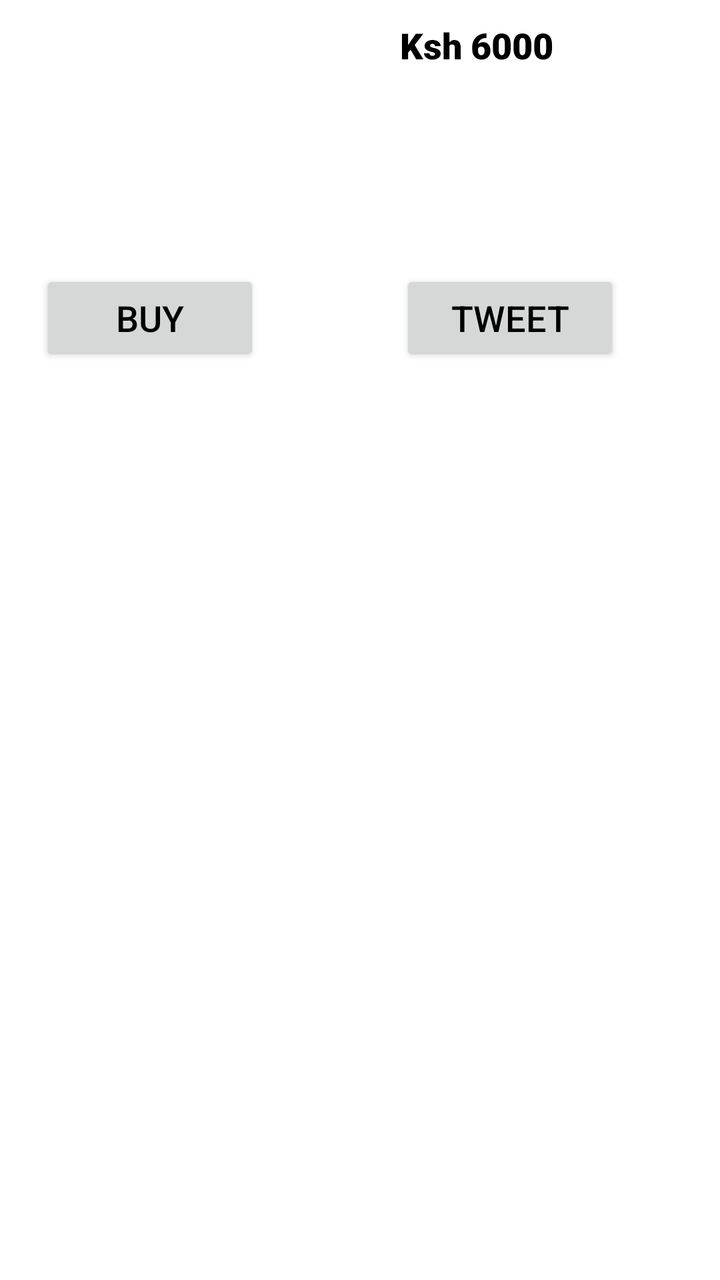
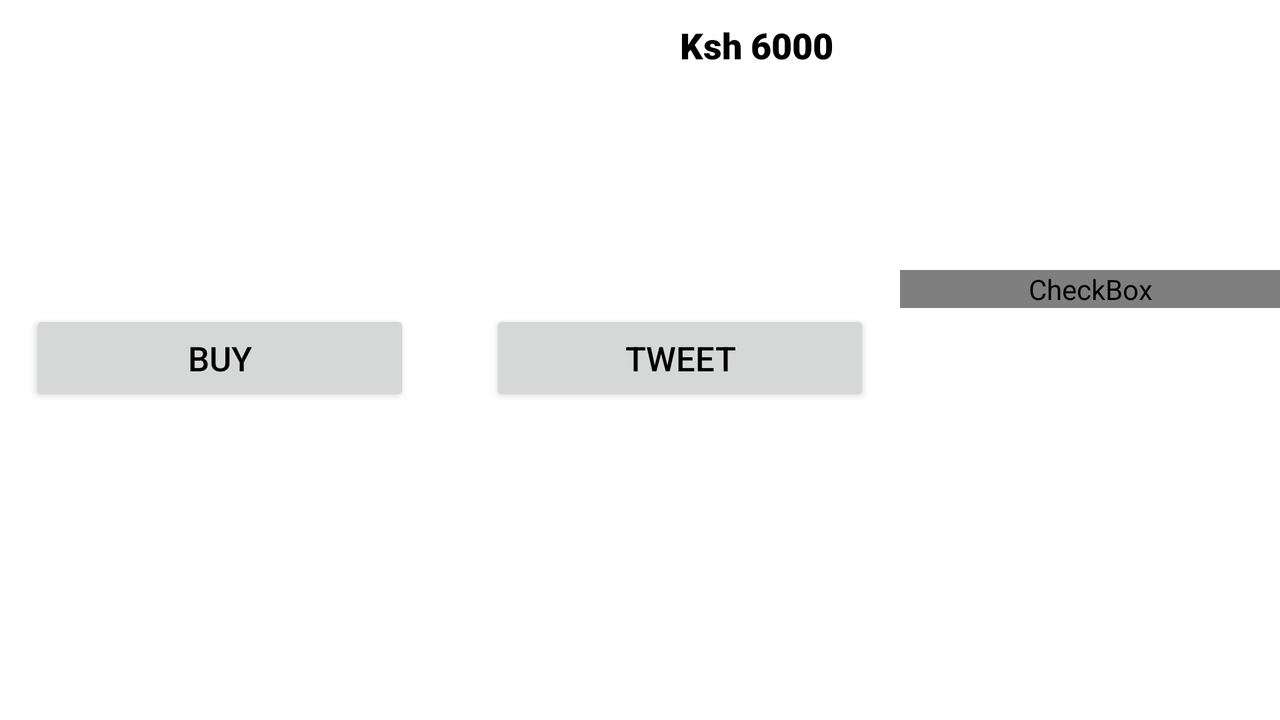

One screen, two layout resources from the same app: the default and the author's alternative for another configuration. Each is rendered where Android would select it; the XML of both is given below.
<!-- AndroidManifest.xml: application theme Theme.MartketPlace -->
<!-- res/layout/my_rows.xml -->
<?xml version="1.0" encoding="utf-8"?>
<androidx.constraintlayout.widget.ConstraintLayout xmlns:android="http://schemas.android.com/apk/res/android"
    xmlns:app="http://schemas.android.com/apk/res-auto"
    xmlns:tools="http://schemas.android.com/tools"
    android:layout_width="match_parent"
    android:layout_height="wrap_content"
    tools:context=".MainActivity2">

    <LinearLayout
        android:layout_width="match_parent"
        android:layout_height="wrap_content"
        android:orientation="horizontal"
        android:weightSum="2"
        app:layout_constraintStart_toStartOf="parent"
        app:layout_constraintTop_toTopOf="parent">


        <ImageView
            android:id="@+id/images"
            android:layout_width="0dp"
            android:layout_height="wrap_content"
            android:layout_marginTop="-130dp"
            android:layout_weight="1"
            android:contentDescription="@string/app_name"
            android:padding="20dp"
            android:src="@drawable/fashion" />

        <TextView
            android:id="@+id/Text1"
            android:layout_width="0dp"
            android:layout_height="wrap_content"
            android:layout_marginTop="-10dp"
            android:layout_weight="1"
            android:text="@string/suits"
            android:padding="20dp"
            android:textColor="@color/black"
            android:textSize="18sp"
            android:fontFamily="sans-serif-black"
            />

    </LinearLayout>
    <ProgressBar
        android:id="@+id/progressBar"
        style="?android:attr/progressBarStyle"
        android:layout_width="0dp"
        android:layout_height="wrap_content"
        android:layout_marginTop="16dp"
        android:layout_weight="1"
        android:visibility="invisible"
        app:layout_constraintEnd_toEndOf="parent"
        app:layout_constraintStart_toStartOf="parent"
        app:layout_constraintTop_toTopOf="parent" />
    <LinearLayout
        android:layout_width="match_parent"
        android:layout_height="match_parent"
        android:orientation="horizontal"
        android:weightSum="2"
        app:layout_constraintStart_toStartOf="parent"
        app:layout_constraintTop_toTopOf="parent">


        <Button
            android:layout_width="0dp"
            android:layout_height="wrap_content"
            android:layout_marginTop="135dp"
            android:id="@+id/buy"
            android:layout_weight="1"
            android:text="buy"
            android:textColor="@color/black"
            android:textSize="18sp"
            android:layout_marginEnd="70dp"
            android:layout_marginStart="20dp"
            />

        <Button
            android:id="@+id/tweet"
            android:layout_width="0dp"
            android:layout_height="wrap_content"
            android:layout_marginTop="135dp"
            android:layout_weight="1"
            android:text="tweet"
            android:textColor="@color/black"
            android:textSize="18sp"
            android:layout_marginEnd="50dp"
            />

    </LinearLayout>
</androidx.constraintlayout.widget.ConstraintLayout>
<!-- resources referenced by this layout -->
<resources>
  <color name="black">#FF000000</color>
  <string name="app_name">MartketPlace</string>
  <string name="suits">Ksh 6000</string>
  <style name="Theme.MartketPlace" parent="Theme.MaterialComponents.DayNight.DarkActionBar">
          
          <item name="colorPrimary">@color/redish</item>
          <item name="colorPrimaryVariant">@color/red</item>
          <item name="colorOnPrimary">@color/white</item>
          
          <item name="colorSecondary">@color/teal_200</item>
          <item name="colorSecondaryVariant">@color/teal_700</item>
          <item name="colorOnSecondary">@color/black</item>
          
          <item name="android:statusBarColor" tools:targetApi="l">?attr/colorPrimaryVariant</item>
          
      </style>
  <color name="redish">#E3447A</color>
  <color name="red">#EF0655</color>
  <color name="white">#FFFFFFFF</color>
  <color name="teal_200">#FF03DAC5</color>
  <color name="teal_700">#FF018786</color>
</resources>
<!-- res/layout-land/my_rows.xml (the author's variant of the layout above) -->
<!-- drawn on the phone turned sideways -->
<?xml version="1.0" encoding="utf-8"?>
<androidx.constraintlayout.widget.ConstraintLayout xmlns:android="http://schemas.android.com/apk/res/android"
    android:layout_width="match_parent"
    android:layout_height="match_parent"
    xmlns:app="http://schemas.android.com/apk/res-auto">

    <LinearLayout
        android:layout_width="match_parent"
        android:layout_height="wrap_content"
        android:orientation="horizontal"
        android:weightSum="2"
        app:layout_constraintStart_toStartOf="parent"
        app:layout_constraintTop_toTopOf="parent">


        <ImageView
            android:id="@+id/images"
            android:layout_width="0dp"
            android:layout_height="wrap_content"
            android:layout_marginTop="-150dp"
            android:layout_weight="1"
            android:contentDescription="@string/app_name"
            android:padding="20dp"
            android:src="@drawable/fashion" />

        <TextView
            android:id="@+id/Text1"
            android:layout_width="0dp"
            android:layout_height="wrap_content"
            android:layout_marginTop="-10dp"
            android:layout_weight="1"
            android:text="@string/suits"
            android:padding="20dp"
            android:textColor="@color/black"
            android:textSize="18sp"
            android:fontFamily="sans-serif-black"
            />

    </LinearLayout>
    <ProgressBar
        android:id="@+id/progressBar"
        style="?android:attr/progressBarStyle"
        android:layout_width="0dp"
        android:layout_height="wrap_content"
        android:layout_marginTop="16dp"
        android:layout_weight="1"
        android:visibility="invisible"
        app:layout_constraintEnd_toEndOf="parent"
        app:layout_constraintStart_toStartOf="parent"
        app:layout_constraintTop_toTopOf="parent" />

    <LinearLayout
        android:layout_width="match_parent"
        android:layout_height="match_parent"
        android:orientation="horizontal"
        android:weightSum="3"
        app:layout_constraintStart_toStartOf="parent"
        app:layout_constraintTop_toTopOf="parent">


        <Button
            android:layout_width="0dp"
            android:layout_height="wrap_content"
            android:layout_marginTop="155dp"
            android:id="@+id/buy"
            android:layout_weight="1"
            android:text="buy"
            android:textColor="@color/black"
            android:textSize="17sp"
            android:layout_marginEnd="40dp"
            android:layout_marginStart="15dp"
            />

        <Button
            android:id="@+id/tweet"
            android:layout_width="0dp"
            android:layout_height="wrap_content"
            android:layout_marginTop="155dp"
            android:layout_weight="1"
            android:text="tweet"
            android:textColor="@color/black"
            android:textSize="17sp"
            android:layout_marginEnd="15dp"
            />

        <CheckBox
            android:id="@+id/checkBox"
            android:layout_width="0dp"
            android:layout_height="wrap_content"
            android:layout_marginTop="135dp"
            android:layout_weight="1"
            android:button="@drawable/selector_wishlist"
            />
    </LinearLayout>
</androidx.constraintlayout.widget.ConstraintLayout>
<!-- resources referenced by the variant -->
<!-- as the phone turned sideways resolves them -->
<resources>
  <color name="black">#FF000000</color>
  <!-- drawable selector_wishlist (drawable) -->
  <?xml version="1.0" encoding="utf-8"?>
  <selector xmlns:android="http://schemas.android.com/apk/res/android">
      <item
          android:drawable="@drawable/heart"
          android:state_checked="false"/>
      <item
          android:drawable="@drawable/heart_filled"
          android:state_checked="true"/>
  </selector>
  <string name="app_name">MartketPlace</string>
  <string name="suits">Ksh 6000</string>
  <style name="Theme.MartketPlace" parent="Theme.MaterialComponents.DayNight.DarkActionBar">
          
          <item name="colorPrimary">@color/redish</item>
          <item name="colorPrimaryVariant">@color/red</item>
          <item name="colorOnPrimary">@color/white</item>
          
          <item name="colorSecondary">@color/teal_200</item>
          <item name="colorSecondaryVariant">@color/teal_700</item>
          <item name="colorOnSecondary">@color/black</item>
          
          <item name="android:statusBarColor" tools:targetApi="l">?attr/colorPrimaryVariant</item>
          
      </style>
  <!-- drawable heart_filled (drawable) -->
  <vector xmlns:android="http://schemas.android.com/apk/res/android"
      android:width="24dp"
      android:height="24dp"
      android:viewportWidth="24"
      android:viewportHeight="24"
      android:tint="?attr/colorControlNormal">
    <path
        android:fillColor="@color/redish"
        android:pathData="M12,21.35l-1.45,-1.32C5.4,15.36 2,12.28 2,8.5 2,5.42 4.42,3 7.5,3c1.74,0 3.41,0.81 4.5,2.09C13.09,3.81 14.76,3 16.5,3 19.58,3 22,5.42 22,8.5c0,3.78 -3.4,6.86 -8.55,11.54L12,21.35z"/>
  </vector>
  <color name="redish">#E3447A</color>
  <color name="red">#EF0655</color>
  <color name="white">#FFFFFFFF</color>
  <color name="teal_200">#FF03DAC5</color>
  <color name="teal_700">#FF018786</color>
</resources>
